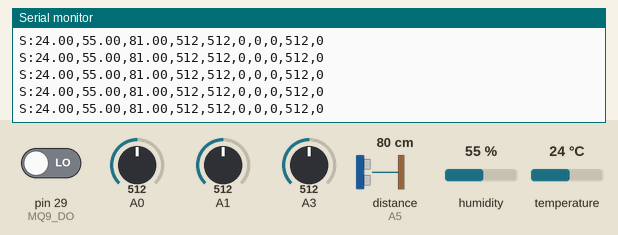
This sketch was run on a simulated Arduino Mega 2560, built with avr-gcc and run on an emulated ATmega2560. On the bench: the last lines printed to the serial monitor. The test bench sets the inputs (shaded band); at power-on: A0 = 512, A1 = 512, pin 29 (MQ9_DO) LOW, A3 = 512, distance to the obstacle (sensor on A5) 80 cm, humidity 55 %, temperature 24 °C. The echo pulse lasts 58.3 µs per cm.

Above: at 7.3 s.
7.4 s: A0 set to 107
At 8.33 s:
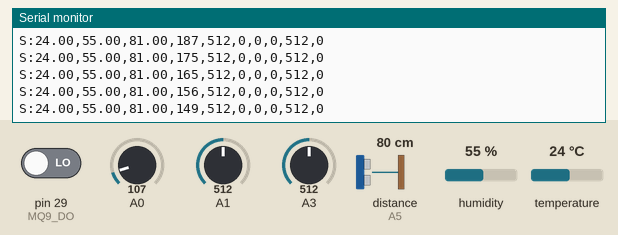
8.9 s: A0 set to 99
At 10.38 s:
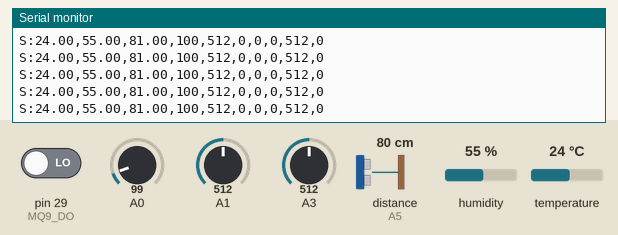
27.2 s: A1 set to 108
At 28.3 s:
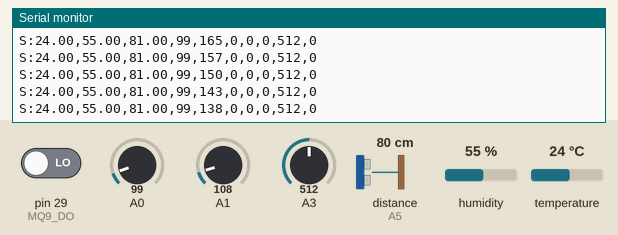
28.7 s: A1 set to 91
At 28.82 s:
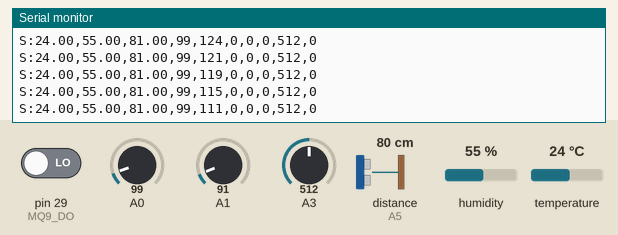
Timing chart, 0 to 31.2 s (numbered marks = the images above; inputs shaded):
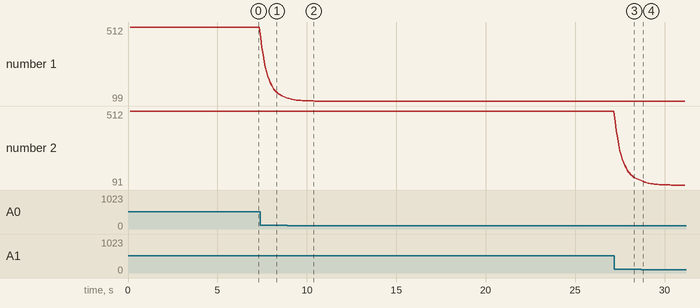

Measured:
- after the input at 7.4 s, the serial monitor: prints a new line at once (image 1)
- after the input at 8.9 s, the serial monitor: prints a new line after 0.36 s (image 2)
- after the input at 27.2 s, the serial monitor: prints a new line at once (image 3)
- plotted number 1: 512 → 118 after the input at 7.4 s, 118 → 99 after the input at 8.9 s
- plotted number 2: 512 → 119 after the input at 27.2 s, 119 → 91 after the input at 28.7 s

The sketch:

main.ino
```cpp
#include <DHT.h>
#include <NewPing.h>

#define DHT_PIN 44
#define DHT_TYPE DHT11
#define TRIG_PIN A6
#define ECHO_PIN A5
#define SONAR_MAX 400
#define SONAR_ITER 3      // pings per reading; NewPing returns the median, drops spikes
                          // (~29ms between pings, so ~60-90ms blocking per reading)
#define DIST_ALPHA 0.25   // EMA smoothing on distance (lower = smoother, more lag)
#define DHT_INTERVAL 1000
#define SONAR_INTERVAL 50


#define MQ2_AO A0
#define MQ2_DO 22
#define MQ135_AO A1
#define MQ135_DO 26
#define MQ9_AO A3
#define MQ9_DO 29

// Gas sensors (MQ-2/135/9) are noisy. Burst-average each read, then run an EMA
// across cycles. Tune these: more samples / lower alpha = smoother but laggier.
#define GAS_SAMPLES 8
#define GAS_ALPHA 0.15

// --- MQ-9 CO calibration ---
// 1) MEASURE your module's load resistor (RL) with a multimeter, set it here (kΩ).
//    Cheap MQ-9 boards are often 10k, but verify — wrong RL = wrong ppm.
#define MQ9_RL 10.0
// 2) Rs/R0 in clean air, from the MQ-9 datasheet curve. ~9.8 is a common start; tune.
#define MQ9_CLEAN_RATIO 9.8
// 3) Warm-up before R0 is captured (ms). 3 min minimum; longer is better.
#define MQ9_WARMUP_MS 180000UL
// 3b) Clean-air baseline (kΩ). Leave at -1 to MEASURE: after warm-up it prints
//     "MQ9 MEASURED R0=..." — copy that number here and re-flash. Once set (>0),
//     this fixed value is used every boot (no re-calibration).
// TODO(mq9-cal): Option B not finished. The loop below STILL auto-cals every boot
//   (uses mq9Calibrated, ignores this #define). Next: rewrite the loop so MQ9_R0>0
//   means "use fixed value, no cal", and -1 means "measure once + print for me to
//   paste". Then flash with -1, warm up 5-10 min in clean air, capture R0, hardcode
//   it. Also still TODO: real MQ9_CURVE_M/B from datasheet, verify MQ9_RL. See TODO.md
#define MQ9_R0 -1.0
// 4) CO curve: log10(ppm) = M*log10(Rs/R0) + B. Derive M,B from TWO points on the
//    datasheet's CO line (see steps in chat). These are PLACEHOLDERS — replace them.
#define MQ9_CURVE_M -0.77
#define MQ9_CURVE_B 1.70

DHT dht(DHT_PIN, DHT_TYPE);
NewPing sonar(TRIG_PIN, ECHO_PIN, SONAR_MAX);

unsigned long lastDht = 0;
unsigned long lastSonar = 0;
float temp = 0, humid = 0;
float smokeF = -1, airqF = -1, coF = -1; // EMA state, -1 = uninitialised
float distF = -1;                        // EMA state for distance, -1 = uninitialised
float mq9_R0 = 0;                        // clean-air baseline, set after warm-up
bool mq9Calibrated = false;

// Average GAS_SAMPLES analogReads to kill per-sample ADC noise.
int readAvg(int pin) {
  long sum = 0;
  for (uint8_t i = 0; i < GAS_SAMPLES; i++) sum += analogRead(pin);
  return sum / GAS_SAMPLES;
}

// Sensor resistance (kΩ) from a 0-1023 ADC reading.
float mq9Rs(int adc) {
  if (adc <= 0) adc = 1; // guard divide-by-zero
  return MQ9_RL * (1023.0 - adc) / adc;
}

void setup() {
  Serial.begin(9600);
  Serial3.begin(9600);  // TX3 = D14 -> series 1k -> ESP32 GPIO16
  pinMode(MQ2_DO, INPUT);
  pinMode(MQ135_DO, INPUT);
  pinMode(MQ9_DO, INPUT);
  dht.begin();
  temp = dht.readTemperature();
  humid = dht.readHumidity();
}

void loop() {
  unsigned long now = millis();

  if (now - lastDht >= DHT_INTERVAL) {
    lastDht = now;
    float t = dht.readTemperature();
    float h = dht.readHumidity();
    if (!isnan(t)) temp = t;
    if (!isnan(h)) humid = h;
  }

  if (now - lastSonar >= SONAR_INTERVAL) {
    lastSonar = now;
    // Median of SONAR_ITER pings drops spikes; EMA on top smooths the stream.
    // ping_median returns microseconds (0 = no echo / out of range).
    unsigned int us = sonar.ping_median(SONAR_ITER);
    if (us > 0) {
      float raw = sonar.convert_cm(us);
      distF = (distF < 0) ? raw : distF + DIST_ALPHA * (raw - distF);
    }
    float dist = (distF < 0) ? 0 : distF;
    int smokeRaw = readAvg(MQ2_AO);
    int airqRaw  = readAvg(MQ135_AO);
    int coRaw    = readAvg(MQ9_AO);
    int coAlert  = digitalRead(MQ9_DO);

    // EMA across cycles: seed on first read, then low-pass.
    smokeF = (smokeF < 0) ? smokeRaw : smokeF + GAS_ALPHA * (smokeRaw - smokeF);
    airqF  = (airqF  < 0) ? airqRaw  : airqF  + GAS_ALPHA * (airqRaw  - airqF);
    coF    = (coF    < 0) ? coRaw    : coF    + GAS_ALPHA * (coRaw    - coF);
    int smoke = (int)(smokeF + 0.5);
    int airq  = (int)(airqF + 0.5);
    int co    = (int)(coF + 0.5);

    // One-shot clean-air calibration once warm-up has elapsed. KEEP THE SENSOR IN
    // FRESH AIR until you see the "MQ9 CALIBRATED" line.
    if (!mq9Calibrated && now >= MQ9_WARMUP_MS) {
      mq9_R0 = mq9Rs(co) / MQ9_CLEAN_RATIO;
      mq9Calibrated = true;
      Serial.print("MQ9 CALIBRATED  R0(kohm)="); Serial.println(mq9_R0, 2);
    }
    // Live CO ppm estimate (printed for verification; not yet in the BT packet).
    if (mq9Calibrated) {
      float ratio = mq9Rs(co) / mq9_R0;
      float ppm = pow(10.0, MQ9_CURVE_M * log10(ratio) + MQ9_CURVE_B);
      Serial.print("MQ9 raw="); Serial.print(co);
      Serial.print(" Rs/R0="); Serial.print(ratio, 2);
      Serial.print(" CO_ppm="); Serial.println(ppm, 0);
    }

    String line = "S:";
    line += temp;  line += ",";
    line += humid; line += ",";
    line += dist;  line += ",";
    line += smoke; line += ",";
    line += airq;  line += ",0,0,0,";
    line += co;    line += ",";
    line += coAlert;

    Serial.println(line);
    Serial3.println(line);
  }
}
```
